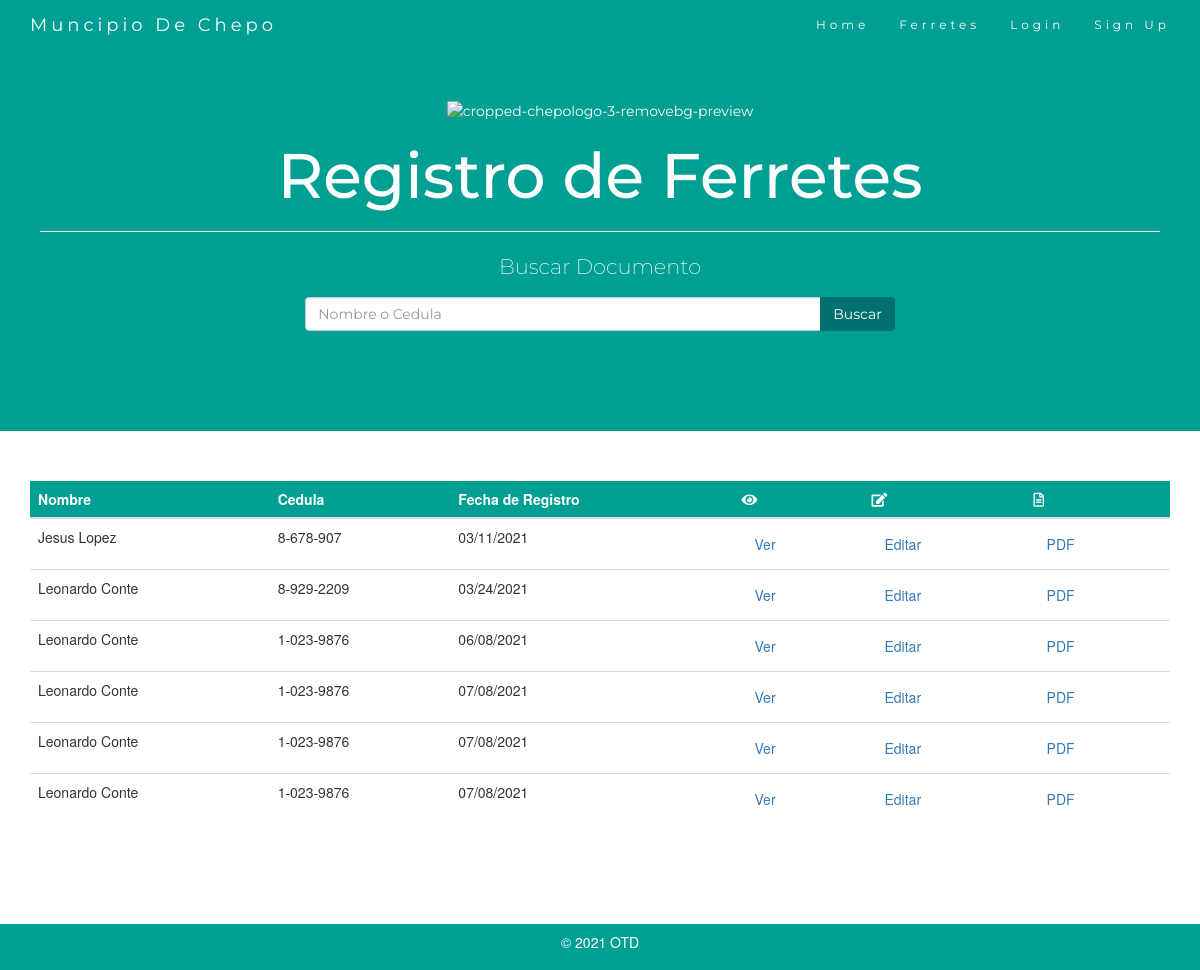
Screenshot of /dsng with the database file from the repository.
### models.py (models this page shows)
class Iron(db.Model):
    id = db.Column(db.Integer, primary_key = True)
    nombre = db.Column(db.String(200), nullable = False)
    cedula = db.Column(db.String(200), nullable = False)
    domicilio = db.Column(db.String(600), nullable = False)
    correo = db.Column(db.String(600), nullable = False)
    telefono = db.Column(db.String(600), nullable = False)
    fecha_registro = db.Column(db.DateTime, default = datetime.utcnow)
    user_id = db.Column(db.Integer, db.ForeignKey('user.id'), nullable = False)

### main.py (the view)
@main.route('/dsng')
def dsgn():
  q = request.args.get('q')
  if q:
    irons = Iron.query.filter(Iron.nombre.contains(q))
  else:
    irons = Iron.query.all()
  return render_template('irons.html', irons = irons)

### templates/irons.html
{% extends "base.html" %}
{% block content %}
<div class="jumbotron text-center">
  <div class="container">
    <img src="https://i.ibb.co/Y7P5jd4/cropped-chepologo-3-removebg-preview.png" alt="cropped-chepologo-3-removebg-preview" border="0" height="200">
    <h1>Registro de Ferretes</h1>
    <hr class="hr-style">
    <p>Buscar Documento</p>
    <form class="form-inline" method="GET">
      <div class="input-group">
        <input type="search" placeholder= "Nombre o Cedula" class="form-control" name="q" id="q" size="60">
        <div class="input-group-btn">
          <button type="submit" class="btn btn-f">Buscar</button>
        </div>
      </div>
    </form>
  </div>
</div>
<br>
<div class="container">
  <div class="table-responsive">
    <table class="table">
      <thead style="background-color:#009F93;">
        <tr>
          <th style='color: white;'>Nombre</th>
          <th style='color: white;'>Cedula</th>
          <th style='color: white;'>Fecha de Registro</th>
          <th style='color: white;'><i class="fas fa-eye"></i></th>
          <th style='color: white;'><i class="fas fa-edit"></i></th>
          <th style='color: white;'><i class="far fa-file-alt"></i></th>
        </tr>
      </thead>
      <tbody>
       {% for iron in irons %}
       <tr>
        <td>{{ iron.nombre }}</td>
        <td>{{ iron.cedula }}</td>
        <td>{{ iron.fecha_registro.strftime('%m/%d/%Y') }}</td>
      <td>
        <a
        href="{{ url_for('main.show_iron', iron_id=iron.id) }}"
        class="btn btn-outline-primary"
        role="button"
        >
        Ver
      </a>
      <td>
          <a
          href="{{ url_for('main.update_iron', iron_id=iron.id) }}"
          class="btn btn-outline-primary"
          role="button"
          >
          Editar
        </a>
      </td>
    </td>
    <td>
      <a
      href="{{ url_for('main.pdf_iron', iron_id=iron.id) }}"
      class="btn btn-outline-primary"
      role="button"
      >
      PDF
    </a>
  </td>
</tr>
{% endfor %}
</tbody>
</table>
</div>
</div>
</div>
{% endblock %}

### templates/base.html (shortened to what this page needs)
<!DOCTYPE html>
<html>
<head>
  <link rel="stylesheet" href="https://maxcdn.bootstrapcdn.com/bootstrap/3.4.1/css/bootstrap.min.css">
  <link rel="stylesheet" href="{{ url_for('static', filename='css/main.css', v=0.01) }}">
  <link rel="stylesheet" href="project/static/css/main.css">
  <link rel="stylesheet" href="//use.fontawesome.com/releases/v5.0.7/css/all.css">
</head>
<body class="Site" id="myPage" data-spy="scroll" data-target=".navbar" data-offset="60">
  <nav class="navbar navbar-default navbar-fixed-top">
    <div class="container">
      <div class="navbar-header">
        <a class="navbar-brand" href="#myPage">Muncipio De Chepo</a>
      </div>
      <div class="collapse navbar-collapse" id="myNavbar">
        <ul class="nav navbar-nav navbar-right">
          <li>
            <a href="{{ url_for('main.index') }}" class="navbar-item">
            Home</a>
          </li>
          <li>
            <a href="/irons" class="navbar-item">
              Ferretes
            </a>
          </li>
          {% if not current_user.is_authenticated %}
          <li>
            <a href="{{ url_for('auth.login') }}" class="navbar-item">
              Login
            </a>
          </li>
          <li>
            <a href="{{ url_for('auth.signup') }}" class="navbar-item">
              Sign Up
            </a>
          </li>
          {% endif %}
        </ul>
      </div>
    </div>
  </nav>
  <main class="Site-content">
    <div class="content">
      {% block content %}
      {% endblock %}
  </main>
  <br>
  <br>
  <br>
  <br>
  <div class="footer">
    <div class="container text-center " style="padding-top: 8px; padding-bottom: 8px;" >
        <p style="color: white;">© 2021 OTD</p>
    </div>
  </div>
</body>
</html>

### static/css/main.css (style rules this page uses)
.navbar { margin-bottom: 0; background-color: #009F93; z-index: 9999; border: 0; font-size: 12px !important; line-height: 1.42857143 !important; letter-spacing: 4px; border-radius: 0; font-family: Montserrat, sans-serif; }
.navbar li a, .navbar .navbar-brand { color: #fff !important; }
.jumbotron { background-color: #009F93; color: #fff; padding: 100px 25px; font-family: Montserrat, sans-serif; }
.btn-f { background-color:#037171; }
.hr-style { background-color: white; }

### templates/base.html (style rules this page uses)
.navbar { margin-bottom: 0; background-color: #009F93; z-index: 9999; border: 0; font-size: 12px !important; line-height: 1.42857143 !important; letter-spacing: 4px; border-radius: 0; font-family: Montserrat, sans-serif; }
.navbar li a, .navbar .navbar-brand { color: #fff !important; }
.jumbotron { background-color: #009F93; color: #fff; padding: 100px 25px; font-family: Montserrat, sans-serif; }
.btn-f { background-color:#037171; }
.hr-style { background-color: white; }
.footer { background: #009F93; color: #CCCCCC; }
.Site { display: flex; min-height: 100vh; flex-direction: column; }
.Site-content { flex: 1; }

### rows the page displays
Iron: nombre "Jesus Lopez", cedula "8-678-907", fecha_registro "03/11/2021"
Iron: nombre "Leonardo Conte", cedula "8-929-2209", fecha_registro "03/24/2021"
Iron: nombre "Leonardo Conte", cedula "1-023-9876", fecha_registro "06/08/2021"
Iron: nombre "Leonardo Conte", cedula "1-023-9876", fecha_registro "07/08/2021"
Iron: nombre "Leonardo Conte", cedula "1-023-9876", fecha_registro "07/08/2021"
Iron: nombre "Leonardo Conte", cedula "1-023-9876", fecha_registro "07/08/2021"
